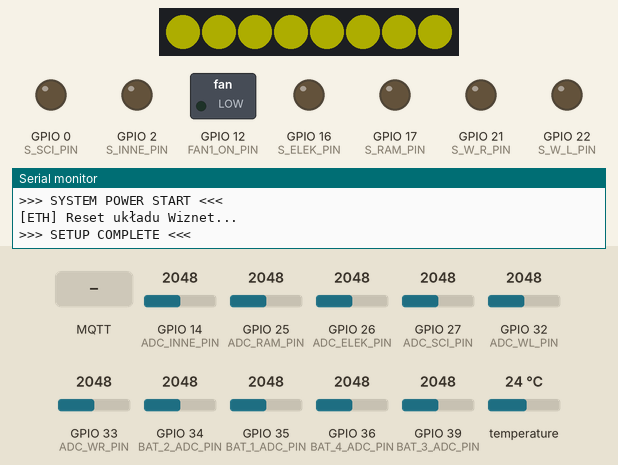
This sketch was run on a simulated ESP32. On the bench: 8 RGB LEDs in strip order, left to right, switched loads named in the sketch (green lamp = pin HIGH), output pins drawn as LEDs (lit = HIGH), the last lines printed to the serial monitor. The test bench sets the inputs (shaded band); at power-on: GPIO 14 (ADC_INNE_PIN) = 2048, GPIO 25 (ADC_RAM_PIN) = 2048, GPIO 26 (ADC_ELEK_PIN) = 2048, GPIO 27 (ADC_SCI_PIN) = 2048, GPIO 32 (ADC_WL_PIN) = 2048, GPIO 33 (ADC_WR_PIN) = 2048, GPIO 34 (BAT_2_ADC_PIN) = 2048, GPIO 35 (BAT_1_ADC_PIN) = 2048, GPIO 36 (BAT_4_ADC_PIN) = 2048, GPIO 39 (BAT_3_ADC_PIN) = 2048, temperature 24 °C. Dim RGB values are drawn brighter than linear; WiFi joins after 1.5 s; servers stay silent unless stated; no MQTT or app messages arrive unless stated; pins used as bus, display or sensor lines are not drawn.

Above: at 1.4 s.
At 5.6 s:
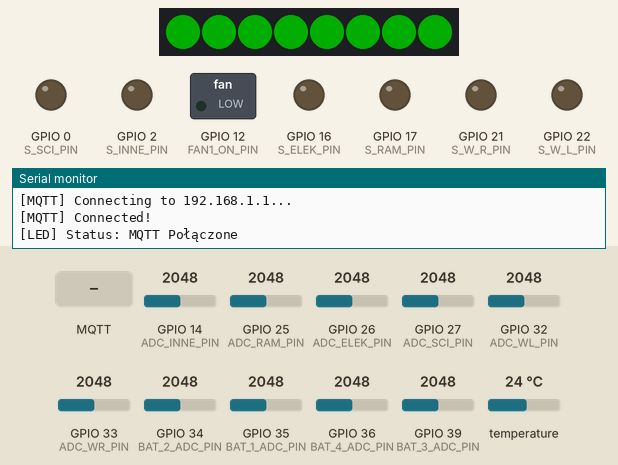
5.7 s: MQTT message "on" arrives on the first subscribed topic
Timing chart, 0 to 8.7 s (numbered marks = the images above; inputs shaded):
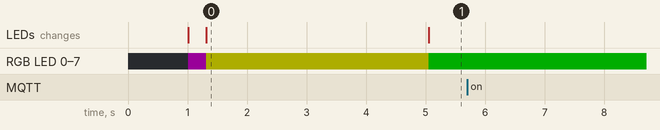

The sketch:

Orion_power.ino
```cpp
#include <Arduino.h>
#include <SPI.h>
#include <Ethernet.h>
#include <PubSubClient.h>
#include <ArduinoJson.h>
#include <OneWire.h>
#include <DallasTemperature.h>
#include <Adafruit_NeoPixel.h>
#include "Pins.h"

// --- KONFIGURACJA SIECI ---
byte mac[] = { 0xDE, 0xAD, 0xBE, 0xEF, 0xFE, 0x56 };
IPAddress ip(192, 168, 1, 56);
const char* mqtt_server = "192.168.1.1"; // Zmień na IP swojego brokera MQTT
const int MQTT_PORT = 1883;

// --- TOPIKI MQTT ---
const char* TOPIC_CMD      = "Power/cmd";
const char* TOPIC_FEEDBACK = "Power/feedback";
const char* MQTT_CLIENT_ID = "ESP32_Power_Module";

EthernetClient ethClient;
PubSubClient mqttClient(ethClient);

// --- NEOPIXEL ---
#define NUMPIXELS 8
Adafruit_NeoPixel pixels(NUMPIXELS, Pins::NEOPIXEL_PIN, NEO_GRB + NEO_KHZ800);

// --- DS18B20 ---
OneWire oneWire(Pins::TEMP_PIN);
DallasTemperature sensors(&oneWire);


// Interwał wysyłania danych (w milisekundach)
const unsigned long MQTT_PUB_INTERVAL = 1000;
unsigned long lastMqttPub = 0;
bool lastMqttState = false;

// --- FUNKCJE POMOCNICZE ---

void setStripColor(uint32_t color) {
    for(int i = 0; i < NUMPIXELS; i++) {
        pixels.setPixelColor(i, color);
    }
    pixels.show();
}

// --- PARAMETRY POMIARÓW ADC ---
const float ADC_VREF = 3.3f;
const int ADC_RES = 4095;

// INDYWIDUALNE WSPÓŁCZYNNIKI BATERII
// Bateria 1 wyliczona na 7.286. Pozostałe ustawione domyślnie na 7.8 (zmień je, gdy je zmierzysz)
float bat_multipliers[4] = {7.286f, 7.8f, 7.8f, 7.8f};

// Zmieniona funkcja odczytu napięcia przyjmująca indywidualny mnożnik
float readBatteryVoltage(uint8_t pin, float multiplier) {
    float vAdc = (analogRead(pin) * ADC_VREF) / (float)ADC_RES;
    return vAdc * multiplier;
}

// --- INICJALIZACJA SIECI (WYODRĘBNIONA) ---

void initNetwork() {
    Serial.println("[ETH] Reset układu Wiznet...");
    digitalWrite(Pins::WIZ_RST_PIN, LOW);
    delay(100);
    digitalWrite(Pins::WIZ_RST_PIN, HIGH);
    delay(200);

    // Wymuszenie własnych pinów SPI dla ESP32 -> W5500
    SPI.begin(Pins::WIZ_SCLK_PIN, Pins::WIZ_MISO_PIN, Pins::WIZ_MOSI_PIN, Pins::WIZ_SCN_PIN);
    Ethernet.init(Pins::WIZ_SCN_PIN);
    Ethernet.begin(mac, ip);
}

// --- OBSŁUGA MQTT ---

void callback(char* topic, byte* payload, unsigned int length) {
    String topicStr = String(topic);
    String messageTemp;
    messageTemp.reserve(length);
    for (unsigned int i = 0; i < length; i++) {
        messageTemp += (char)payload[i];
    }

    if (topicStr == TOPIC_CMD) {
        StaticJsonDocument<512> doc;
        DeserializationError error = deserializeJson(doc, messageTemp);

        if (!error) {
            if (doc.containsKey("S_INNE")) digitalWrite(Pins::S_INNE_PIN, doc["S_INNE"].as<int>() ? HIGH : LOW);
            if (doc.containsKey("S_SCI")) digitalWrite(Pins::S_SCI_PIN, doc["S_SCI"].as<int>() ? HIGH : LOW);
            if (doc.containsKey("S_ELEK")) digitalWrite(Pins::S_ELEK_PIN, doc["S_ELEK"].as<int>() ? HIGH : LOW);
            if (doc.containsKey("S_RAM")) digitalWrite(Pins::S_RAM_PIN, doc["S_RAM"].as<int>() ? HIGH : LOW);
            if (doc.containsKey("S_W_R")) digitalWrite(Pins::S_W_R_PIN, doc["S_W_R"].as<int>() ? HIGH : LOW);
            if (doc.containsKey("S_W_L")) digitalWrite(Pins::S_W_L_PIN, doc["S_W_L"].as<int>() ? HIGH : LOW);

            if (doc.containsKey("FAN1_ON")) digitalWrite(Pins::FAN1_ON_PIN, doc["FAN1_ON"].as<int>() ? HIGH : LOW);
        } else {
            Serial.println("[MQTT] Błąd parsowania JSON");
        }
    }
}

// --- NOWY RECONNECT ---

void reconnect() {
    if (!mqttClient.connected()) {
        static unsigned long lastRec = 0;
        static int failedAttempts = 0; // Zliczanie błędów z poprzedniego kroku

        if (millis() - lastRec > 5000) {
            lastRec = millis();
            Serial.print("[MQTT] Connecting to "); Serial.print(mqtt_server); Serial.println("...");

            if (mqttClient.connect(MQTT_CLIENT_ID)) {
                Serial.println("[MQTT] Connected!");
                failedAttempts = 0;
                mqttClient.subscribe(TOPIC_CMD);
            } else {
                failedAttempts++;
                Serial.print("[MQTT] Failed to connect, attempt: ");
                Serial.println(failedAttempts);

                if (failedAttempts >= 5) {
                    Serial.println("[NETWORK] 5 failed attempts! Hard resetting Wiznet...");
                    initNetwork();
                    failedAttempts = 0;
                }
            }
        }
    }
}

void sendFeedbackMessage() {
    if (!mqttClient.connected()) return;
    StaticJsonDocument<1024> doc;

    sensors.requestTemperatures();
    float tempC = sensors.getTempCByIndex(0);
    doc["temp_c"] = (tempC == DEVICE_DISCONNECTED_C) ? -127.0 : tempC;

    doc["bat_1_v"] = readBatteryVoltage(Pins::BAT_1_ADC_PIN, bat_multipliers[0]);
    doc["bat_2_v"] = readBatteryVoltage(Pins::BAT_2_ADC_PIN, bat_multipliers[1]);
    doc["bat_3_v"] = readBatteryVoltage(Pins::BAT_3_ADC_PIN, bat_multipliers[2]);
    doc["bat_4_v"] = readBatteryVoltage(Pins::BAT_4_ADC_PIN, bat_multipliers[3]);

    doc["adc_wl"]   = analogRead(Pins::ADC_WL_PIN);
    doc["adc_wr"]   = analogRead(Pins::ADC_WR_PIN);
    doc["adc_ram"]  = analogRead(Pins::ADC_RAM_PIN);
    doc["adc_elek"] = analogRead(Pins::ADC_ELEK_PIN);
    doc["adc_sci"]  = analogRead(Pins::ADC_SCI_PIN);
    doc["adc_inne"] = analogRead(Pins::ADC_INNE_PIN);

    char buffer[1024];
    serializeJson(doc, buffer);
    mqttClient.publish(TOPIC_FEEDBACK, buffer);
}

// --- SETUP & LOOP ---

void setup() {
    Serial.begin(115200);
    delay(1000);
    Serial.println("\n\n>>> SYSTEM POWER START <<<");

    Pins::init_pins();

    pixels.begin();
    pixels.setBrightness(50);
    setStripColor(pixels.Color(128, 0, 128)); // Fioletowy

    sensors.begin();

    // Pierwsza inicjalizacja sieci używa teraz naszej nowej funkcji
    initNetwork();

    mqttClient.setServer(mqtt_server, MQTT_PORT);
    mqttClient.setCallback(callback);
    mqttClient.setBufferSize(1024);

    Serial.println(">>> SETUP COMPLETE <<<");
    setStripColor(pixels.Color(255, 255, 0)); // Żółty
}

void loop() {
    unsigned long now = millis();
    bool currentMqttState = mqttClient.connected();

    if (currentMqttState != lastMqttState) {
        lastMqttState = currentMqttState;
        if (currentMqttState) {
            setStripColor(pixels.Color(0, 255, 0)); // ZIELONY
            Serial.println("[LED] Status: MQTT Połączone");
        } else {
            setStripColor(pixels.Color(255, 0, 0)); // CZERWONY
            Serial.println("[LED] Status: MQTT Rozłączone");
        }
    }

    reconnect();
    mqttClient.loop();

    if (now - lastMqttPub > MQTT_PUB_INTERVAL) {
        lastMqttPub = now;
        sendFeedbackMessage();
    }
}
```

Pins.h
```cpp
// Pins.h
#ifndef PINS_H
#define PINS_H

#include <Arduino.h>
#include <cstdint>


// !!!GPIO 0, 2, 12, and 15 potentially unsafe!!!
namespace Pins
{
    // 21V -> 2.69V -> ADC
    constexpr uint8_t BAT_4_ADC_PIN = GPIO_NUM_36; // +
    constexpr uint8_t BAT_3_ADC_PIN = GPIO_NUM_39; // +
    constexpr uint8_t BAT_2_ADC_PIN = GPIO_NUM_34; // +
    constexpr uint8_t BAT_1_ADC_PIN = GPIO_NUM_35; // +

    // AMPERE METERS (class?)
    constexpr uint8_t ADC_WL_PIN    = GPIO_NUM_32; // +
    constexpr uint8_t ADC_WR_PIN    = GPIO_NUM_33; // +
    constexpr uint8_t ADC_RAM_PIN   = GPIO_NUM_25; // +
    constexpr uint8_t ADC_ELEK_PIN  = GPIO_NUM_26; // +
    constexpr uint8_t ADC_SCI_PIN   = GPIO_NUM_27; // +
    constexpr uint8_t ADC_INNE_PIN  = GPIO_NUM_14; // +
    // FANS (5V)
    constexpr uint8_t FAN1_ON_PIN   = GPIO_NUM_12; // +

    // DS18B20
    constexpr uint8_t TEMP_PIN      = GPIO_NUM_13; // +

    // NEOPIXEL
    constexpr uint8_t NEOPIXEL_PIN  = GPIO_NUM_15; // +

    // CAN
    constexpr uint8_t RX_CAN_PIN    = GPIO_NUM_3; // +
    constexpr uint8_t TX_CAN_PIN    = GPIO_NUM_1; // +

    // WIZNET (WN_W5500) !!! Needs asking !!!
    constexpr uint8_t WIZ_MOSI_PIN  = GPIO_NUM_23; // -
    constexpr uint8_t WIZ_SCLK_PIN  = GPIO_NUM_18; // -
    constexpr uint8_t WIZ_SCN_PIN   = GPIO_NUM_4;  // -
    constexpr uint8_t WIZ_MISO_PIN  = GPIO_NUM_19; // -
    constexpr uint8_t WIZ_RST_PIN   = GPIO_NUM_5;  // -

    // SWITCHES (class?)
    constexpr uint8_t S_INNE_PIN    = GPIO_NUM_2; // +
    constexpr uint8_t S_SCI_PIN     = GPIO_NUM_0; // +
    constexpr uint8_t S_ELEK_PIN    = GPIO_NUM_16; // +
    constexpr uint8_t S_RAM_PIN     = GPIO_NUM_17; // +
    constexpr uint8_t S_W_R_PIN     = GPIO_NUM_21; // +
    constexpr uint8_t S_W_L_PIN     = GPIO_NUM_22; // +

    inline void init_pins()
    {
        // Batteries
        pinMode(BAT_1_ADC_PIN, INPUT);
        pinMode(BAT_2_ADC_PIN, INPUT);
        pinMode(BAT_3_ADC_PIN, INPUT);
        pinMode(BAT_4_ADC_PIN, INPUT);

        // WIZNET
        pinMode(WIZ_RST_PIN, OUTPUT);

        // Fan
        pinMode(FAN1_ON_PIN, OUTPUT);
        digitalWrite(FAN1_ON_PIN, LOW);

        // Switches
        pinMode(S_INNE_PIN, OUTPUT);
        pinMode(S_SCI_PIN, OUTPUT);
        pinMode(S_ELEK_PIN, OUTPUT);
        pinMode(S_RAM_PIN, OUTPUT);
        pinMode(S_W_R_PIN, OUTPUT);
        pinMode(S_W_L_PIN, OUTPUT);

        digitalWrite(S_INNE_PIN, LOW);
        digitalWrite(S_SCI_PIN, LOW);
        digitalWrite(S_ELEK_PIN, LOW);
        digitalWrite(S_RAM_PIN, LOW);
        digitalWrite(S_W_R_PIN, LOW);
        digitalWrite(S_W_L_PIN, LOW);
    }
}

#endif
```

Measured:
- what the display in image 0 shows lasts 3.8 s, from 1.3 s to 5.1 s
